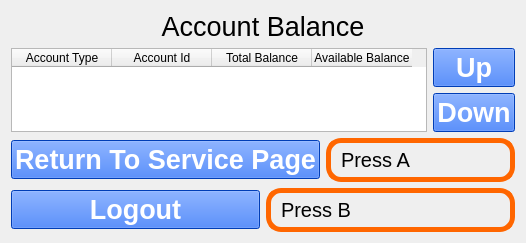
      <widget class="QWidget" name="AccountBalancePage_4">
       <layout class="QVBoxLayout" name="verticalLayout_12">
        <item>
         <widget class="QLabel" name="label">
          <property name="font">
           <font>
            <pointsize>20</pointsize>
           </font>
          </property>
          <property name="text">
           <string>Account Balance</string>
          </property>
          <property name="alignment">
           <set>Qt::AlignHCenter|Qt::AlignTop</set>
          </property>
         </widget>
        </item>
        <item>
         <layout class="QHBoxLayout" name="horizontalLayout_37">
          <item>
           <widget class="QTableWidget" name="AccountBalance_tableWidget">
            <property name="sizeAdjustPolicy">
             <enum>QAbstractScrollArea::AdjustToContents</enum>
            </property>
            <column>
             <property name="text">
              <string>Account Type</string>
             </property>
            </column>
            <column>
             <property name="text">
              <string>Account Id</string>
             </property>
            </column>
            <column>
             <property name="text">
              <string>Total Balance</string>
             </property>
            </column>
            <column>
             <property name="text">
              <string>Available Balance</string>
             </property>
            </column>
           </widget>
          </item>
          <item>
           <layout class="QVBoxLayout" name="verticalLayout_23">
            <item>
             <layout class="QHBoxLayout" name="horizontalLayout_35">
              <item>
               <widget class="QPushButton" name="Up_FromAccBaalance_pushButton">
                <property name="font">
                 <font>
                  <pointsize>20</pointsize>
                  <weight>75</weight>
                  <bold>true</bold>
                 </font>
                </property>
                <property name="styleSheet">
                 <string notr="true">QPushButton {
	background: rgb(0, 85, 255);
	color:  white;
}

QPushButton :hover{
	background: rgba(0, 85, 255, 200);
}

QPushButton :pressed{
	background: rgba(0, 85, 255, 200);
}</string>
                </property>
                <property name="text">
                 <string>Up</string>
                </property>
                <property name="shortcut">
                 <string>Alt+Up</string>
                </property>
               </widget>
              </item>
             </layout>
            </item>
            <item>
             <layout class="QHBoxLayout" name="horizontalLayout_36">
              <item>
               <widget class="QPushButton" name="Down_FromAccBaalance_pushButton">
                <property name="font">
                 <font>
                  <pointsize>20</pointsize>
                  <weight>75</weight>
                  <bold>true</bold>
                 </font>
                </property>
                <property name="styleSheet">
                 <string notr="true">QPushButton {
	background: rgb(0, 85, 255);
	color:  white;
}

QPushButton :hover{
	background: rgba(0, 85, 255, 200);
}

QPushButton :pressed{
	background: rgba(0, 85, 255, 200);
}</string>
                </property>
                <property name="text">
                 <string>Down</string>
                </property>
                <property name="shortcut">
                 <string>Alt+Down</string>
                </property>
               </widget>
              </item>
             </layout>
            </item>
           </layout>
          </item>
         </layout>
        </item>
        <item>
         <layout class="QHBoxLayout" name="horizontalLayout_13">
          <item>
           <widget class="QPushButton" name="ReturnToMainPage_pushButton_3">
            <property name="font">
             <font>
              <pointsize>20</pointsize>
              <weight>75</weight>
              <bold>true</bold>
             </font>
            </property>
            <property name="styleSheet">
             <string notr="true">QPushButton {
	background: rgb(0, 85, 255);
	color:  white;
}

QPushButton :hover{
	background: rgba(0, 85, 255, 200);
}

QPushButton :pressed{
	background: rgba(0, 85, 255, 200);
}</string>
            </property>
            <property name="text">
             <string>Return To Service Page</string>
            </property>
            <property name="shortcut">
             <string>Alt+A</string>
            </property>
           </widget>
          </item>
          <item>
           <widget class="QLabel" name="loginPushButtonKeypad_label_4">
            <property name="sizePolicy">
             <sizepolicy hsizetype="Preferred" vsizetype="Fixed">
              <horstretch>0</horstretch>
              <verstretch>0</verstretch>
             </sizepolicy>
            </property>
            <property name="font">
             <font>
              <pointsize>15</pointsize>
             </font>
            </property>
            <property name="styleSheet">
             <string notr="true">QLabel {
    border: 5px solid #ff6600; 
    border-radius: 15px; 
    padding: 5px; 
	color:black;
}
</string>
            </property>
            <property name="text">
             <string>Press A</string>
            </property>
           </widget>
          </item>
         </layout>
        </item>
        <item>
         <layout class="QHBoxLayout" name="horizontalLayout_12">
          <item>
           <widget class="QPushButton" name="logout_pushButton1">
            <property name="font">
             <font>
              <pointsize>20</pointsize>
              <weight>75</weight>
              <bold>true</bold>
             </font>
            </property>
            <property name="styleSheet">
             <string notr="true">QPushButton {
	background: rgb(0, 85, 255);
	color:  white;
}

QPushButton :hover{
	background: rgba(0, 85, 255, 200);
}

QPushButton :pressed{
	background: rgba(0, 85, 255, 200);
}</string>
            </property>
            <property name="text">
             <string>Logout</string>
            </property>
            <property name="shortcut">
             <string>Alt+B</string>
            </property>
           </widget>
          </item>
          <item>
           <widget class="QLabel" name="loginPushButtonKeypad_label_5">
            <property name="sizePolicy">
             <sizepolicy hsizetype="Preferred" vsizetype="Fixed">
              <horstretch>0</horstretch>
              <verstretch>0</verstretch>
             </sizepolicy>
            </property>
            <property name="font">
             <font>
              <pointsize>15</pointsize>
             </font>
            </property>
            <property name="styleSheet">
             <string notr="true">QLabel {
    border: 5px solid #ff6600; 
    border-radius: 15px; 
    padding: 5px; 
	color:black;
}
</string>
            </property>
            <property name="text">
             <string>Press B</string>
            </property>
           </widget>
          </item>
         </layout>
        </item>
       </layout>
      </widget>
